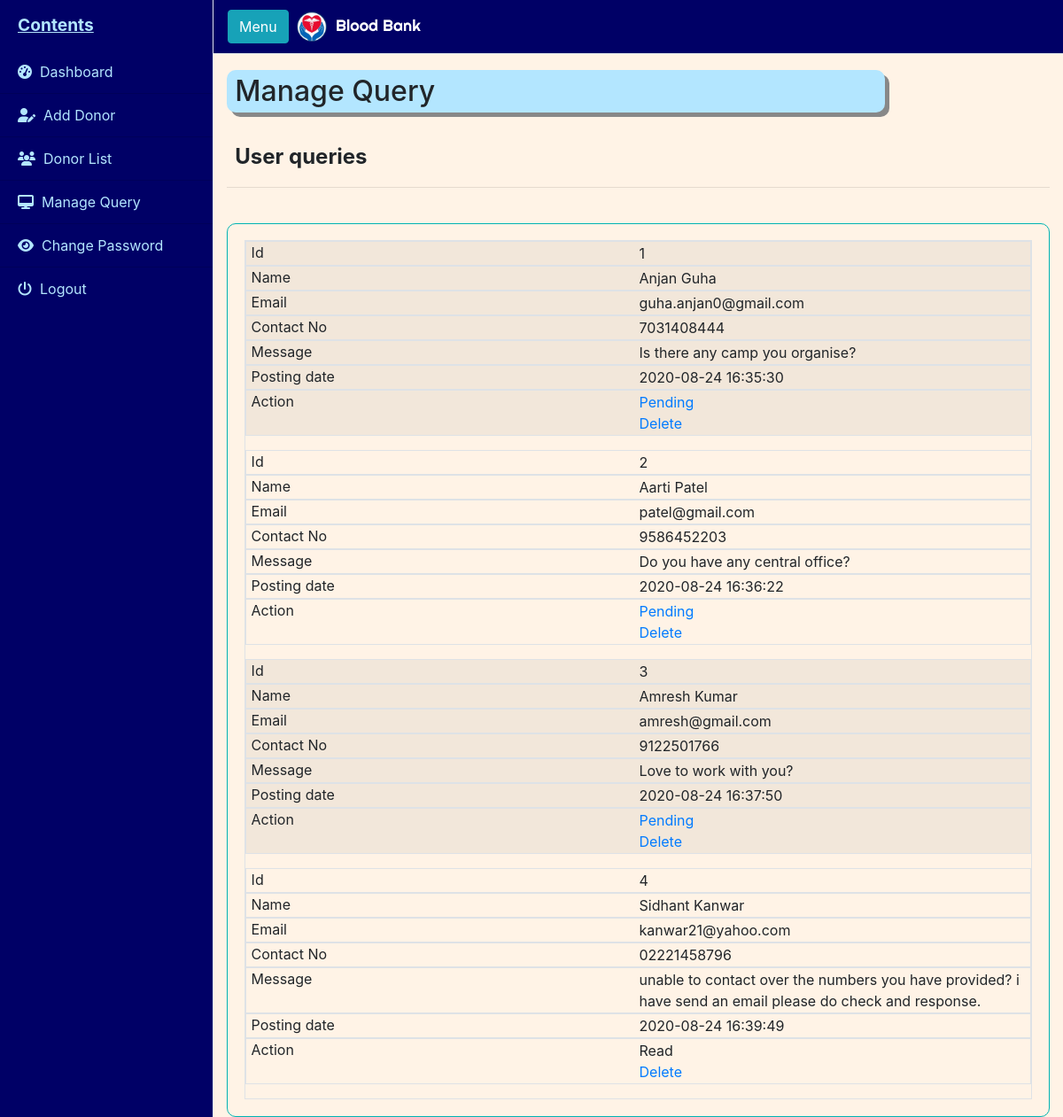
The page /adminpanel/managequery.php (signed in) on the database its author committed.
### tables this page shows
CREATE TABLE `contactusquery` (
  `id` int(11) NOT NULL,
  `name` varchar(100) DEFAULT NULL,
  `EmailId` varchar(120) DEFAULT NULL,
  `ContactNumber` char(11) DEFAULT NULL,
  `Message` longtext DEFAULT NULL,
  `PostingDate` timestamp NOT NULL DEFAULT current_timestamp(),
  `status` int(11) DEFAULT NULL
);

### adminpanel/managequery.php (the view, shortened to what this page needs)
<?php
$conn = new mysqli("localhost", "root","","bloodbank");
  ?>
<!doctype html>
<html lang="en">
<head>
    <link rel="stylesheet" href="https://stackpath.bootstrapcdn.com/bootstrap/4.5.1/css/bootstrap.min.css">
    <link rel="stylesheet" type="text/css" href="https://cdnjs.cloudflare.com/ajax/libs/animate.css/4.1.0/animate.min.css">
</head>
<body style="background-color: #fff3e6;">
<div class="d-flex" id="wrapper">
<div class=" border-right" id="sidebar-wrapper"  style="background-color: #000066;">
  <div class="sidebar-heading" style="color:#b3e6ff;"><u><b>Contents </b></u></div>
  <div class="list-group list-group-flush">
    <a href="dashboard.php" class="list-group-item list-group-item-action" id="list"><i class="fas fa-tachometer-alt"></i>&nbsp Dashboard</a>
    <a href="adddonor.php" class="list-group-item list-group-item-action" id="list"><i class="fas fa-user-edit"></i>&nbsp Add Donor</a>
    <a href="donorlist.php" class="list-group-item list-group-item-action" id="list"><i class="fas fa-users"></i>&nbsp Donor List</a>
    <a href="managequery.php" class="list-group-item list-group-item-action" id="list"><i class="fas fa-desktop"></i>&nbsp Manage Query</a>
    <a href="changepassword.php" class="list-group-item list-group-item-action" id="list"><i class="fas fa-eye"></i>&nbsp Change Password</a>
    <a href="logout.php" class="list-group-item list-group-item-action" id="list"><i class="fas fa-power-off"></i>&nbsp Logout</a>
  </div>
</div>
<div id="page-content-wrapper">
  <nav class="navbar navbar-expand-lg navbar-light border-bottom" style="background-color: #000066;">
    <button class="btn btn-info" id="menu-toggle">Menu</button>
    <a class="navbar-brand" href="#" style="font-family: 'Lemonada', cursive;
            font-family: 'Righteous', cursive; font-size: 1.5vw; color: white;"><img src="images/icon.png" style="width: 7%; margin-left:2%;">&nbsp Blood Bank
        </a>
  </nav>
<div class="container-fluid">
    <div class="row">
		<div class="col-md-12">
            <h2 class="page-title" style="width:80%; padding:0.5%;margin-top:2%; padding-left: 1%; background-color:#b3e6ff;border-radius: 10px; box-shadow: 5px 5px #888888;">Manage Query</h2><br>
            <div class="panel panel-default">
        <div class="panel-heading" style="font-size: 150%; margin-left:1%;"><b>User queries </b></div><hr>
<br>
				    <div class="panel-body"  style="padding: 2%; border-radius: 10px; border: 1px solid #00b3b3;">
                    <table role="table" class="table-striped table-bordered" style="width: 100%;" >
									<tbody role="rowgroup">
                    <?php
                        $query = "select * from contactusquery";
                        $result = $conn->query($query);
                        $cnt=1;
                        while($row = $result->fetch_assoc()){
                        echo "<tr role='row'>";
                        echo "<td role='cell'>$cnt</td>";
                        echo "<td role='cell'>".$row["name"]."</td>";
                        echo "<td role='cell'>".$row["EmailId"]."</td>";
                        echo "<td role='cell'>".$row["ContactNumber"]."</td>";
                        echo "<td role='cell'>".$row["Message"]."</td>";
                        echo "<td role='cell'>".$row["PostingDate"]."</td>";
                        if($row['status'] == 1){
                          echo"<td>Read<br><a href='managequery.php?del=".$row["id"]."'  onclick=\"javascript:return confirm('Do you really want to read?');\" >Delete</a></td>";
                          }else{
                            echo"<td><a href='managequery.php?eid=".$row["id"]."'  onclick=\"javascript:return confirm('Do you really want to read?');\" >Pending</a>
                            <br><a href='managequery.php?eid=".$row["id"]."'  onclick=\"javascript:return confirm('Do you really want to read?');\" >Delete</a></td>";
                          }
                         echo"</tr>";
                         ?>
                      <?php $cnt=$cnt+1; } ?>
                     </tbody>
                </table>
                  </div>
            </div>
        </div>
    </div>
</div>
</body>
</html>

### adminpanel/managequery.php (style rules this page uses)
#wrapper { overflow-x: hidden; }
#sidebar-wrapper { min-height: 100vh; margin-left: -15rem; -webkit-transition: margin .25s ease-out; -moz-transition: margin .25s ease-out; -o-transition: margin .25s ease-out; transition: margin .25s ease-out; }
#sidebar-wrapper .sidebar-heading { padding: 0.875rem 1.25rem; font-size: 1.2rem; }
#sidebar-wrapper .list-group { width: 15rem; }
#page-content-wrapper { min-width: 100vw; }
@media (min-width: 768px) { #sidebar-wrapper { margin-left: 0; } }
@media (min-width: 768px) { #page-content-wrapper { min-width: 0; width: 100%; } }
#list { background-color: #000066; color:#b3e6ff; }
@media only screen 
    and (max-width: 760px), (min-device-width: 768px) 
    and (max-device-width: 1024px) { table, thead, tbody, th, td, tr { display: block; } }
@media only screen 
    and (max-width: 760px), (min-device-width: 768px) 
    and (max-device-width: 1024px) { tr { margin: 0 0 1rem 0; } }
@media only screen 
    and (max-width: 760px), (min-device-width: 768px) 
    and (max-device-width: 1024px) { tr:nth-child(odd) { background: #ccc; } }
@media only screen 
    and (max-width: 760px), (min-device-width: 768px) 
    and (max-device-width: 1024px) { td { border-bottom: 1px solid #eee; position: relative; padding-left: 50%; } }
@media only screen 
    and (max-width: 760px), (min-device-width: 768px) 
    and (max-device-width: 1024px) { td:before { position: absolute; top: 0; left: 6px; width: 45%; padding-right: 10px; white-space: nowrap; } }
@media only screen 
    and (max-width: 760px), (min-device-width: 768px) 
    and (max-device-width: 1024px) { td:nth-of-type(1):before { content: "Id"; } }
@media only screen 
    and (max-width: 760px), (min-device-width: 768px) 
    and (max-device-width: 1024px) { td:nth-of-type(2):before { content: "Name"; } }
@media only screen 
    and (max-width: 760px), (min-device-width: 768px) 
    and (max-device-width: 1024px) { td:nth-of-type(3):before { content: "Email"; } }
@media only screen 
    and (max-width: 760px), (min-device-width: 768px) 
    and (max-device-width: 1024px) { td:nth-of-type(4):before { content: "Contact No"; } }
@media only screen 
    and (max-width: 760px), (min-device-width: 768px) 
    and (max-device-width: 1024px) { td:nth-of-type(5):before { content: "Message"; } }
@media only screen 
    and (max-width: 760px), (min-device-width: 768px) 
    and (max-device-width: 1024px) { td:nth-of-type(6):before { content: "Posting date"; } }
@media only screen 
    and (max-width: 760px), (min-device-width: 768px) 
    and (max-device-width: 1024px) { td:nth-of-type(7):before { content: "Action"; } }

### rows shown on the page
contactusquery: name "Anjan Guha", EmailId "guha.anjan0@gmail.com", ContactNumber "7031408444", Message "Is there any camp you organise?", PostingDate "2020-08-24 16:35:30"
contactusquery: name "Aarti Patel", EmailId "patel@gmail.com", ContactNumber "9586452203", Message "Do you have any central office?", PostingDate "2020-08-24 16:36:22"
contactusquery: name "Amresh Kumar", EmailId "amresh@gmail.com", ContactNumber "9122501766", Message "Love to work with you?", PostingDate "2020-08-24 16:37:50"
contactusquery: name "Sidhant Kanwar", EmailId "kanwar21@yahoo.com", ContactNumber "02221458796", Message "unable to contact over the numbers you have provided? i have send an email please do check and response.", PostingDate "2020-08-24 16:39:49"
